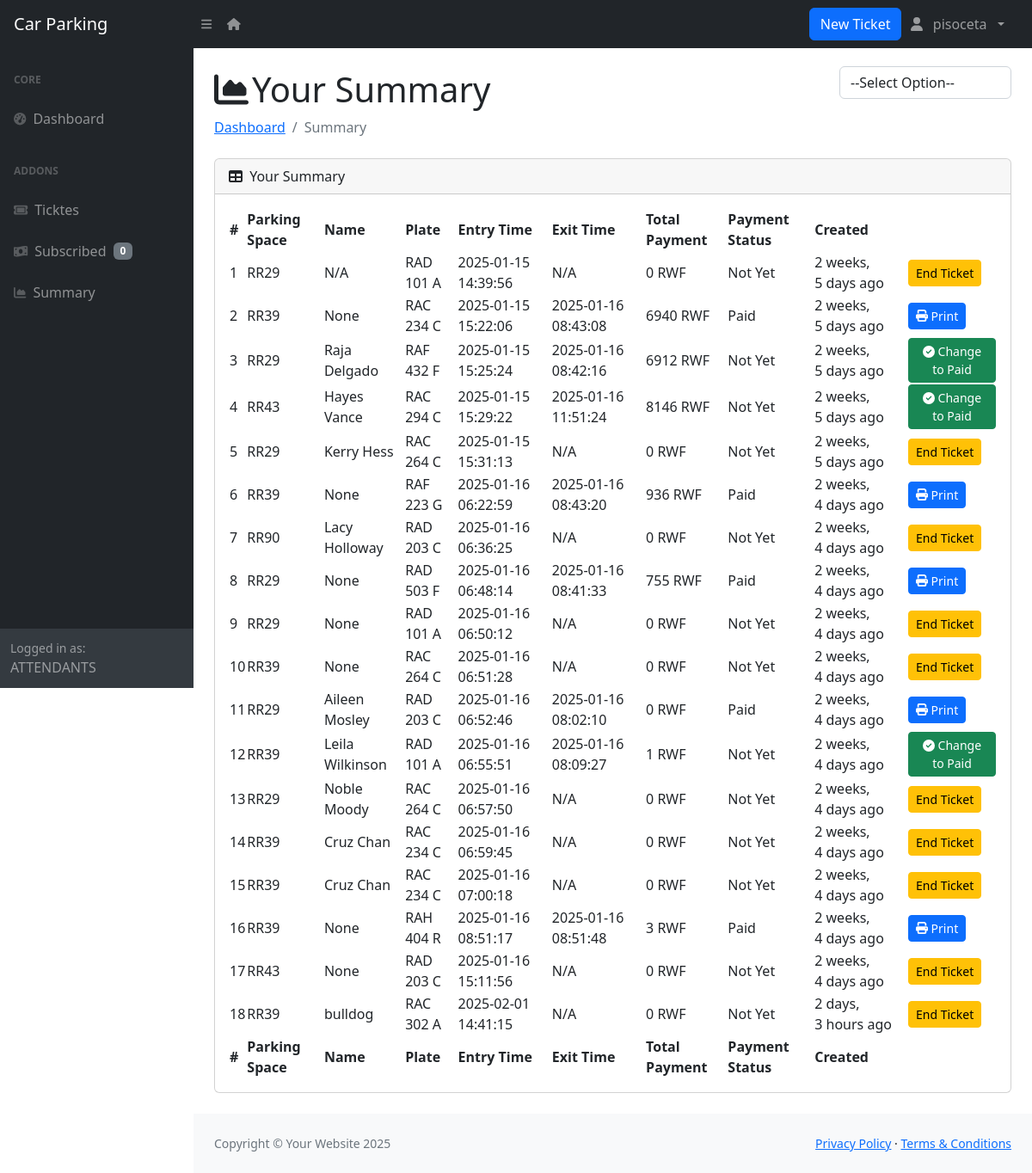
The page /dashboard/att-summary/ (signed in) on the database its author committed.
### app/models.py (models this page shows, shortened)
class User(AbstractUser):
    class Role(models.TextChoices):
        ATTENDANTS = "ATTENDANTS", "Attendants"
        ADMIN = "ADMIN", "Admin"
        CLIENT = "CLIENT", "Client"
    role = models.CharField(
        max_length=50,
        choices=Role.choices,
        default=Role.CLIENT  # Set default role to CLIENT
    )
    phone_number = models.CharField(
        validators=[phone_regex],
        max_length=10,
        unique=True,
        null=True
    )
    groups = models.ManyToManyField(
        'auth.Group',
        related_name='users',
        blank=True,
        help_text='The groups this user belongs to.'
    )
    user_permissions = models.ManyToManyField(
        'auth.Permission',
        related_name='users',
        blank=True,
        help_text='Specific permissions for this user.'
    )

class Ticket(models.Model):
    parking_space = models.ForeignKey(ParkingSpace, on_delete=models.PROTECT)
    name = models.CharField(max_length=255, null=True, blank=True)  # Made nullable
    plate = models.CharField(validators=[plate_regex], max_length=9)
    entry_time = models.DateTimeField(default=timezone.now)
    exit_time = models.DateTimeField(null=True, blank=True)
    total_payment = models.IntegerField(default=0)  # Ensure this is callable
    payment_status = models.BooleanField(max_length=50, default=False)
    parking_attendee = models.ForeignKey(User, on_delete=models.SET_NULL, null=True)
    created_at = models.DateTimeField(auto_now_add=True)
    updated_at = models.DateTimeField(null=True, blank=True)

class ParkingSpace(models.Model):
    parking_lot = models.ForeignKey('ParkingLot', on_delete=models.PROTECT, related_name='parking_spaces')
    subscription = models.ForeignKey('Subscription', on_delete=models.PROTECT, null=True, blank=True)
    space_code = models.CharField(max_length=6, unique=True)
    type = models.CharField(max_length=20, choices=SPACE_TYPE_CHOICES, default='REGULAR')
    status = models.BooleanField(default=False)
    created_at = models.DateTimeField(auto_now_add=True)

### app/views.py (the view, shortened to what this page needs)
# urls.py: path('dashboard/att-summary/', views.attsummary, name='att_summary'),
@login_required
@attendants_required
def attsummary(request):
    tickets = Ticket.objects.filter(parking_attendee=request.user)
    parking_spaces = get_user_parking_spaces(request.user)
    unpaid_count = get_unpaid_subscriptions_count(request.user)
    return render(
        request,
        "dashboard/att_summary.html",
        {
            'tickets': tickets,
            'active_menu': 'summary',
            'parking_spaces': parking_spaces,
            'unpaid_count': unpaid_count
        }
    )

### app/views.py (called while the page is built)
def get_user_parking_spaces(user):
    parking_lots = ParkingLot.objects.filter(
        Q(manager_1=user) | Q(manager_2=user)
    )
    return ParkingSpace.objects.filter(parking_lot__in=parking_lots, status=False)

def get_unpaid_subscriptions_count(user):
    parking_lots = ParkingLot.objects.filter(manager_1=user) | ParkingLot.objects.filter(manager_2=user)
    parking_spaces = ParkingSpace.objects.filter(parking_lot__in=parking_lots)
    return Subscribed.objects.filter(parking_space__in=parking_spaces, payment_status=False).count()

### app/templates/app/dashboard/att_summary.html (shortened to what this page needs)
{% extends 'dashboard/base.html' %}
{% load humanize %}
{% block content %}
                    <div class="container-fluid px-4">
                      <div class="d-flex justify-content-between align-items-center">
                        <h1 class="mt-4"><i class="fas fa-chart-area me-1"></i>Your Summary</h1>
                        <select id="summary-options" class="form-control" style="width: 200px;">
                            <option value="" selected>--Select Option--</option>
                        </select>
                      </div>
                        <ol class="breadcrumb mb-4">
                            <li class="breadcrumb-item "><a href="{% url 'dashboard' %}"> Dashboard </a></li>
                            <li class="breadcrumb-item active">Summary</li>
                        </ol>
                        <div class="card mb-4">
                            <div class="card-header">
                                <i class="fas fa-table me-1"></i>
                                Your Summary
                            </div>
                            <div class="card-body">
                                <table id="datatablesSimple">
                                    <thead>
                                        <tr>
                                            <th>#</th>
                                            <th>Parking Space</th>
                                            <th>Name</th>
                                            <th>Plate</th>
                                            <th>Entry Time</th>
                                            <th>Exit Time</th>
                                            <th>Total Payment</th>
                                            <th>Payment Status</th>
                                            <th>Created</th>
                                            <th></th>
                                        </tr>
                                    </thead>
                                    <tfoot>
                                        <tr>
                                            <th>#</th>
                                            <th>Parking Space</th>
                                            <th>Name</th>
                                            <th>Plate</th>
                                            <th>Entry Time</th>
                                            <th>Exit Time</th>
                                            <th>Total Payment</th>
                                            <th>Payment Status</th>
                                            <th>Created</th>
                                            <th></th>
                                        </tr>
                                    </tfoot>
                                    <tbody>
                                        {% for ticket in tickets %}
                                        <tr>
                                            <td>{{ forloop.counter }}</td>
                                            <td>{{ ticket.parking_space.space_code }}</td>
                                            <td>{{ ticket.name|default:"N/A" }}</td>
                                            <td>{{ ticket.plate }}</td>
                                            <td>{{ ticket.entry_time|date:"Y-m-d H:i:s" }}</td>
                                            <td>{{ ticket.exit_time|date:"Y-m-d H:i:s"|default:"N/A" }}</td>
                                            <td>{{ ticket.total_payment }} RWF</td>
                                            <td>{{ ticket.payment_status|yesno:"Paid,Not Yet" }}</td>
                                            <td>{{ ticket.created_at|naturaltime }}</td>
                                            {% if not ticket.exit_time %}
                                            <td>
                                                <a href="{% url 'end_ticket' ticket.id %}" class="btn btn-warning btn-sm">
                                                    End Ticket
                                                </a>
                                            </td>
                                            {% elif not ticket.payment_status %}
                                            <td>
                                                <a href="{% url 'change_payment_status' ticket.id %}" class="btn btn-success btn-sm">
                                                    <i class="fas fa-circle-check"></i> Change to Paid
                                                </a>
                                            </td>
                                            {% elif ticket.payment_status %}
                                            <td>
                                                <a href="{% url 'print_receipt' ticket.id %}" class="btn btn-primary btn-sm">
                                                    <i class="fas fa-print"></i> Print
                                                </a>
                                            </td>
                                            {% else %}
                                            <td></td>
                                            {% endif %}
                                        </tr>
                                        {% empty %}
                                        <tr>
                                            <td colspan="10" class="text-center">No tickets found.</td>
                                        </tr>
                                        {% endfor %}
                                    </tbody>
                                </table>
                            </div>
                        </div>
                    </div>
                {% endblock %}

### app/templates/app/dashboard/includes/nav.html (shortened to what this page needs)
{% load humanize %}
<nav class="sb-topnav navbar navbar-expand navbar-dark bg-dark">
  <a class="navbar-brand ps-3" href="{% url 'dashboard' %}">Car Parking</a>
  <button class="btn btn-link btn-sm order-1 order-lg-0 me-4 me-lg-0" id="sidebarToggle" href="#!"><i class="fas fa-bars"></i></button>
  <a href="/" class="btn btn-link btn-sm order-1 order-lg-0 me-4 me-lg-0" id="sidebarToggle" href="#!"><i class="fas fa-house"></i></a>
  {% if request.user.role == "ATTENDANTS" %}
    <button type="button" class="btn btn-primary" data-bs-toggle="modal" data-bs-target="#newTicketModal">
        New Ticket
    </button>
    {% elif request.user.role == "CLIENT" %}
    <button id="openSubscriptionModal" type="button" class="btn btn-primary">My Subscription</button>
    {% endif %}
  <ul class="navbar-nav ms-auto ms-md-0 me-3 me-lg-4">
      <li class="nav-item dropdown">
          <a class="nav-link dropdown-toggle" id="navbarDropdown" href="#" role="button" data-bs-toggle="dropdown" aria-expanded="false"><i class="fas fa-user fa-fw"></i> &nbsp;{{ request.user.username }} &nbsp;</a>
      </li>
  </ul>
</nav>

### app/templates/app/dashboard/includes/attendant-sidebar.html (shortened to what this page needs)
<div id="layoutSidenav_nav">
  <nav class="sb-sidenav accordion sb-sidenav-dark" id="sidenavAccordion">
      <div class="sb-sidenav-menu">
          <div class="nav">
              <div class="sb-sidenav-menu-heading">Core</div>
              <a class="nav-link" href="{% url 'dashboard' %}">
                  <div class="sb-nav-link-icon"><i class="fas fa-tachometer-alt"></i></div>
                  Dashboard
              </a>
              <div class="sb-sidenav-menu-heading">Addons</div>
              <a class="nav-link" href="{% url 'att_tickets' %}">
                <div class="sb-nav-link-icon"><i class="fas fa-ticket"></i></div>
                Ticktes
            </a>
            <a class="nav-link" href="{% url 'subscribed_parking_spaces' %}">
                <div class="sb-nav-link-icon"><i class="fas fa-money-bill-wave"></i></div>
                Subscribed &nbsp; <span class="badge text-bg-secondary">{{ unpaid_count }}</span>
            </a>
              <a class="nav-link" href="{% url 'att_summary' %}">
                  <div class="sb-nav-link-icon"><i class="fas fa-chart-area"></i></div>
                  Summary
              </a>
          </div>
      </div>
      <div class="sb-sidenav-footer">
          <div class="small">Logged in as:</div>
          {{ request.user.role }}
      </div>
  </nav>
</div>

### rows shown on the page
User: user.username "pisoceta", user.role "ATTENDANTS"
Ticket: parking_space.space_code "RR29", name "N/A", plate "RAD 101 A", entry_time "2025-01-15 14:39:56", exit_time "N/A", total_payment "0", payment_status "Not Yet", created_at "2 weeks, 5 days ago", shows "End Ticket"
Ticket: parking_space.space_code "RR39", name "None", plate "RAC 234 C", entry_time "2025-01-15 15:22:06", exit_time "2025-01-16 08:43:08", total_payment "6940", payment_status "Paid", created_at "2 weeks, 5 days ago", shows "Print"
Ticket: parking_space.space_code "RR29", name "Raja Delgado", plate "RAF 432 F", entry_time "2025-01-15 15:25:24", exit_time "2025-01-16 08:42:16", total_payment "6912", payment_status "Not Yet", created_at "2 weeks, 5 days ago", shows "Change to Paid"
Ticket: parking_space.space_code "RR43", name "Hayes Vance", plate "RAC 294 C", entry_time "2025-01-15 15:29:22", exit_time "2025-01-16 11:51:24", total_payment "8146", payment_status "Not Yet", created_at "2 weeks, 5 days ago", shows "Change to Paid"
Ticket: parking_space.space_code "RR29", name "Kerry Hess", plate "RAC 264 C", entry_time "2025-01-15 15:31:13", exit_time "N/A", total_payment "0", payment_status "Not Yet", created_at "2 weeks, 5 days ago", shows "End Ticket"
Ticket: parking_space.space_code "RR39", name "None", plate "RAF 223 G", entry_time "2025-01-16 06:22:59", exit_time "2025-01-16 08:43:20", total_payment "936", payment_status "Paid", created_at "2 weeks, 4 days ago", shows "Print"
Ticket: parking_space.space_code "RR90", name "Lacy Holloway", plate "RAD 203 C", entry_time "2025-01-16 06:36:25", exit_time "N/A", total_payment "0", payment_status "Not Yet", created_at "2 weeks, 4 days ago", shows "End Ticket"
Ticket: parking_space.space_code "RR29", name "None", plate "RAD 503 F", entry_time "2025-01-16 06:48:14", exit_time "2025-01-16 08:41:33", total_payment "755", payment_status "Paid", created_at "2 weeks, 4 days ago", shows "Print"
Ticket: parking_space.space_code "RR29", name "None", plate "RAD 101 A", entry_time "2025-01-16 06:50:12", exit_time "N/A", total_payment "0", payment_status "Not Yet", created_at "2 weeks, 4 days ago", shows "End Ticket"
Ticket: parking_space.space_code "RR39", name "None", plate "RAC 264 C", entry_time "2025-01-16 06:51:28", exit_time "N/A", total_payment "0", payment_status "Not Yet", created_at "2 weeks, 4 days ago", shows "End Ticket"
Ticket: parking_space.space_code "RR29", name "Aileen Mosley", plate "RAD 203 C", entry_time "2025-01-16 06:52:46", exit_time "2025-01-16 08:02:10", total_payment "0", payment_status "Paid", created_at "2 weeks, 4 days ago", shows "Print"
Ticket: parking_space.space_code "RR39", name "Leila Wilkinson", plate "RAD 101 A", entry_time "2025-01-16 06:55:51", exit_time "2025-01-16 08:09:27", total_payment "1", payment_status "Not Yet", created_at "2 weeks, 4 days ago", shows "Change to Paid"
Ticket: parking_space.space_code "RR29", name "Noble Moody", plate "RAC 264 C", entry_time "2025-01-16 06:57:50", exit_time "N/A", total_payment "0", payment_status "Not Yet", created_at "2 weeks, 4 days ago", shows "End Ticket"
Ticket: parking_space.space_code "RR39", name "Cruz Chan", plate "RAC 234 C", entry_time "2025-01-16 06:59:45", exit_time "N/A", total_payment "0", payment_status "Not Yet", created_at "2 weeks, 4 days ago", shows "End Ticket"
Ticket: parking_space.space_code "RR39", name "Cruz Chan", plate "RAC 234 C", entry_time "2025-01-16 07:00:18", exit_time "N/A", total_payment "0", payment_status "Not Yet", created_at "2 weeks, 4 days ago", shows "End Ticket"
Ticket: parking_space.space_code "RR39", name "None", plate "RAH 404 R", entry_time "2025-01-16 08:51:17", exit_time "2025-01-16 08:51:48", total_payment "3", payment_status "Paid", created_at "2 weeks, 4 days ago", shows "Print"
Ticket: parking_space.space_code "RR43", name "None", plate "RAD 203 C", entry_time "2025-01-16 15:11:56", exit_time "N/A", total_payment "0", payment_status "Not Yet", created_at "2 weeks, 4 days ago", shows "End Ticket"
Ticket: parking_space.space_code "RR39", name "bulldog", plate "RAC 302 A", entry_time "2025-02-01 14:41:15", exit_time "N/A", total_payment "0", payment_status "Not Yet", created_at "2 days, 3 hours ago", shows "End Ticket"

### other values the page prints
{{ unpaid_count }} "0"
